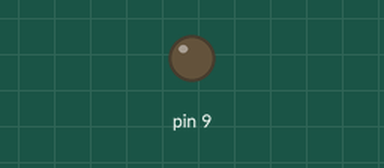
Simulated run of this sketch. Board: Arduino Uno, built with avr-gcc and run on an emulated ATmega328P. Parts: output pins drawn as LEDs (lit = HIGH).

Above: at 0.05 s.
At 0.3 s:
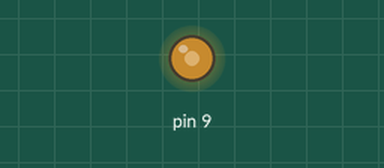
Timing chart, 0 to 4.0 s (numbered marks = the images above):
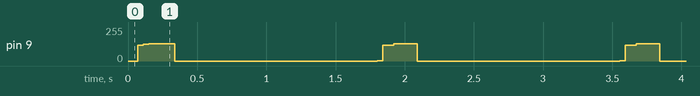

Measured:
- by itself, pin 9: ramps from 0/255 to 131/255 and jumps back, once every 1.8 s

The sketch:

meeting.ino
```cpp
int pulse = 2000;
float t = 0.05;
int Que;
int rate = 0;
float x = 0;
int count = 0;
void setup() {
  // put your setup code here, to run once:
pinMode(9, OUTPUT);

Serial.begin(9600);
}

void loop() {
  if (count < 10){
    t = 0.05;
    rate = 0;
    fade();
    analogWrite(9, rate);
  }
  else if (count >= 2 && count < 15){
   t = 0.003;
   rate = 0;
   fade();
   analogWrite(9, rate);
  }
  else{
    count = 0;
  }
}


void fade(){
  x += t;
  if ( x > 6.28319){
    count += 1;
    x = 0;
    }
  rate = (127 + 127 * cos(x));
}
```
